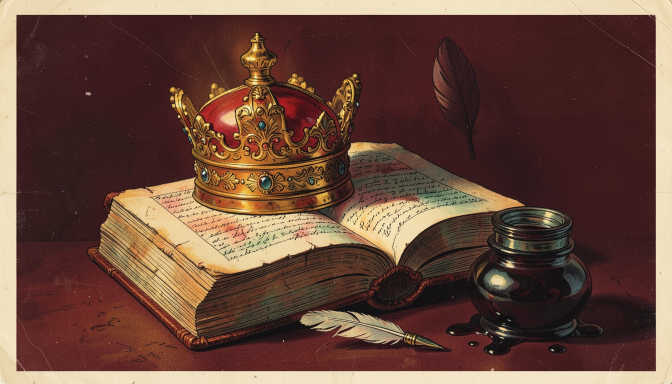
#> input picture brand/src/bg_crown.jpg, 1344 x 768 px (shown at 1/2 size)
$ python thumb.py ../brand/src/bg_crown.jpg ../brand/src/bg_map.jpg ../brand/src/bg_map.jpg ../brand/src/bg_map.jpg
#> lines starting #> are read from the running program, lines starting #| are printed output that depends on the picture
"""Thumbnail 1280x720: the lithograph, warm grade, dark side gradient, huge Anton text (2 lines, one word yellow),
thick black outline + shadow, thin red rule. Usage: python -I thumb.py <bg.jpg> <out.jpg> "<TEXT>" [side=left|right]"""
import os, sys
from PIL import Image, ImageDraw, ImageEnhance, ImageFilter, ImageFont

bg, out, text = sys.argv[1], sys.argv[2], sys.argv[3].upper()
side = sys.argv[4] if len(sys.argv) > 4 else "left"
ROOT = os.path.dirname(os.path.dirname(os.path.abspath(__file__)))
W, H = 1280, 720

img = Image.open(bg).convert("RGB")
#> img is the input picture: PIL image 1344x768 RGB; mean R, G, B 104.8, 73.1, 60.5
s = max(W / img.width, H / img.height) * 1.1   # zoom 10%: crops the lithograph's paper border
#> s = 1.05
img = img.resize((round(img.width * s), round(img.height * s)), Image.LANCZOS)
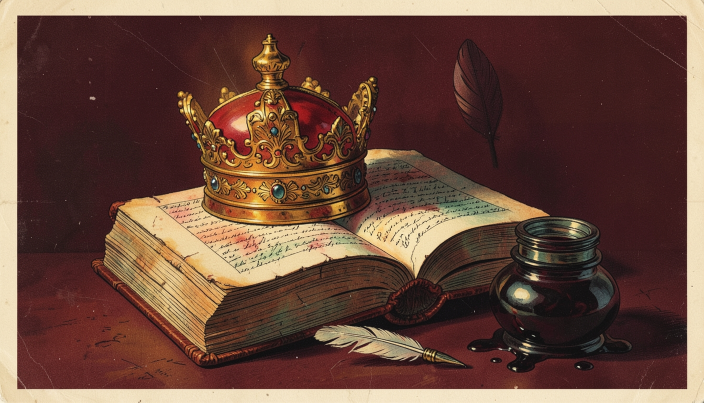
#> img: PIL image 1408x805 RGB (shown at 1/2 size); mean R, G, B 104.8, 73.1, 60.5
img = img.crop(((img.width - W) // 2, (img.height - H) // 2, (img.width - W) // 2 + W, (img.height - H) // 2 + H))
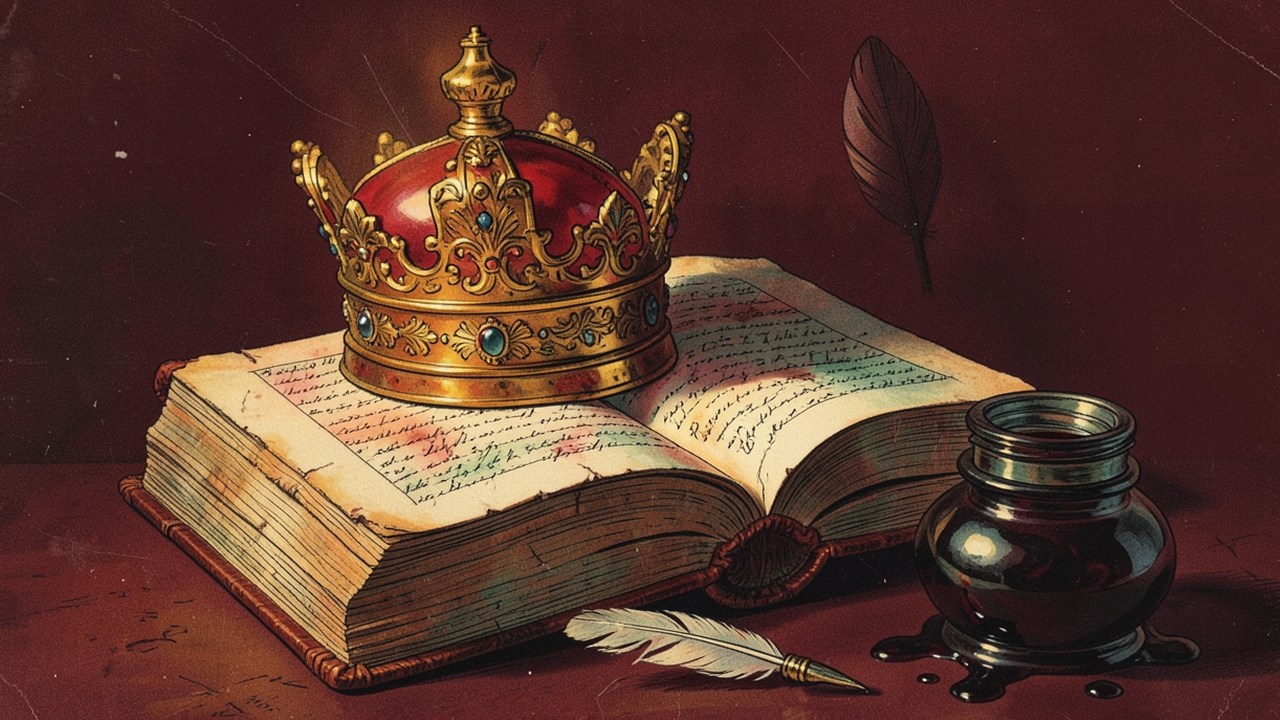
#> img: PIL image 1280x720 RGB; mean R, G, B 88.1, 54.9, 44.1
img = ImageEnhance.Contrast(ImageEnhance.Color(img).enhance(1.25)).enhance(1.12)
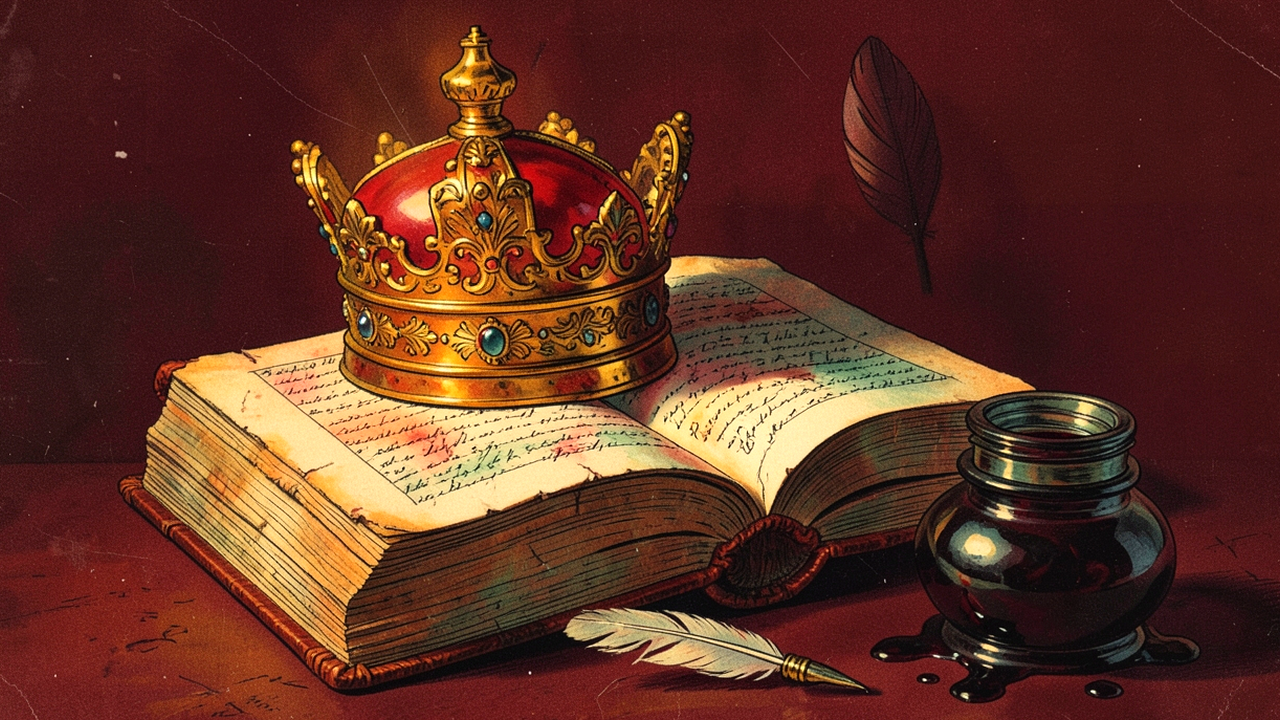
#> img: PIL image 1280x720 RGB; mean R, G, B 96.5, 50.5, 35.6

# dark gradient behind the text side
grad = Image.new("L", (W, H))
#> grad: PIL image 1280x720 L; every value is 0
gd = ImageDraw.Draw(grad)
for x in range(W):
    f = x / W if side == "right" else 1 - x / W
    gd.line([(x, 0), (x, H)], fill=int(215 * max(0, f - 0.25) / 0.75))
img = Image.composite(Image.new("RGB", (W, H), (18, 10, 4)), img, grad)
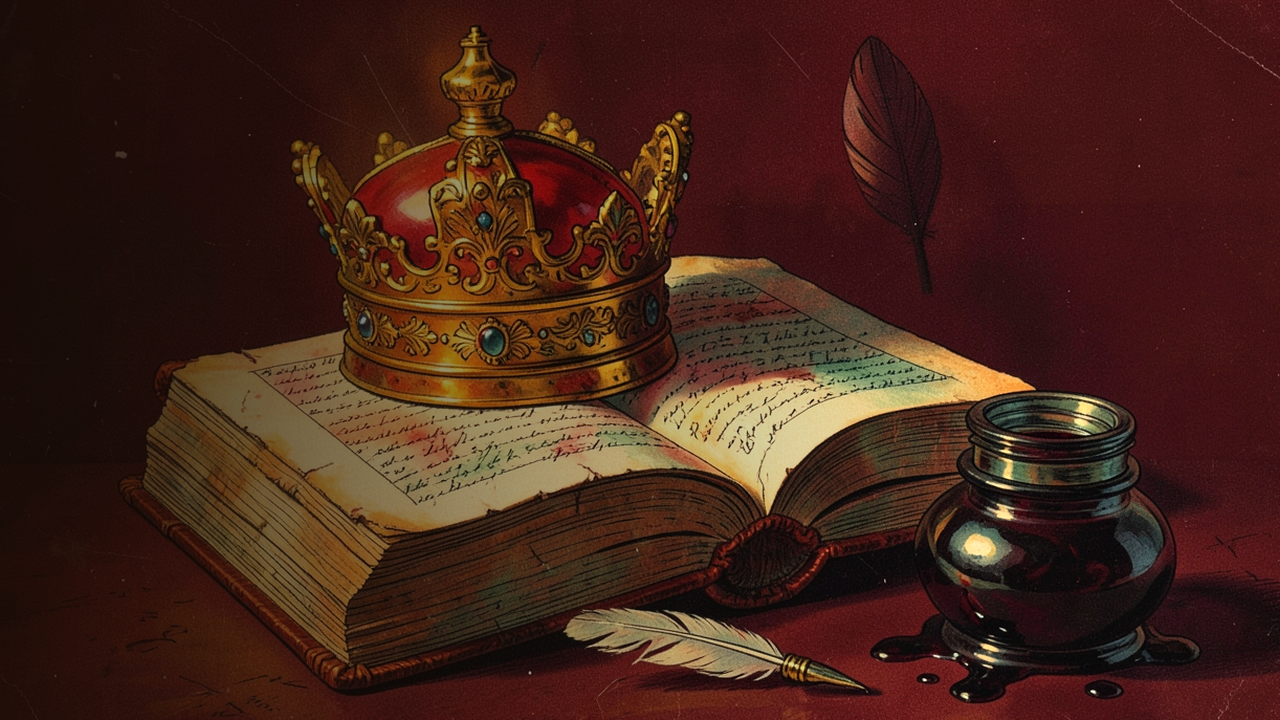
#> img: PIL image 1280x720 RGB; mean R, G, B 67.5, 35.5, 25

# split text into 2 balanced lines, biggest font that fits ~58% width
words = text.split()
best = (words, [])
if len(words) > 1:
    cut = min(range(1, len(words)), key=lambda k: abs(len(" ".join(words[:k])) - len(" ".join(words[k:]))))
    best = (words[:cut], words[cut:])
lines = [" ".join(l) for l in best if l]
fp = os.path.join(ROOT, "fonts", "Anton-Regular.ttf")
size = 230
while size > 60:
    font = ImageFont.truetype(fp, size)
    if max(font.getlength(l) for l in lines) <= W * 0.58 and size * 1.05 * len(lines) <= H * 0.78:
        break
    size -= 6
lh = int(size * 1.02)
y0 = (H - lh * len(lines)) // 2
x0 = 60 if side == "left" else W - 60
d = ImageDraw.Draw(img)
shadow = Image.new("L", (W, H), 0)
sd = ImageDraw.Draw(shadow)
yellow_line = len(lines) - 1          # last line in yellow: the payoff word(s)
for i, l in enumerate(lines):
    tw = font.getlength(l)
    x = x0 if side == "left" else x0 - tw
    sd.text((x + 8, y0 + i * lh + 10), l, font=font, fill=200)
img.paste(Image.new("RGB", (W, H), (0, 0, 0)), (0, 0), shadow.filter(ImageFilter.GaussianBlur(10)))
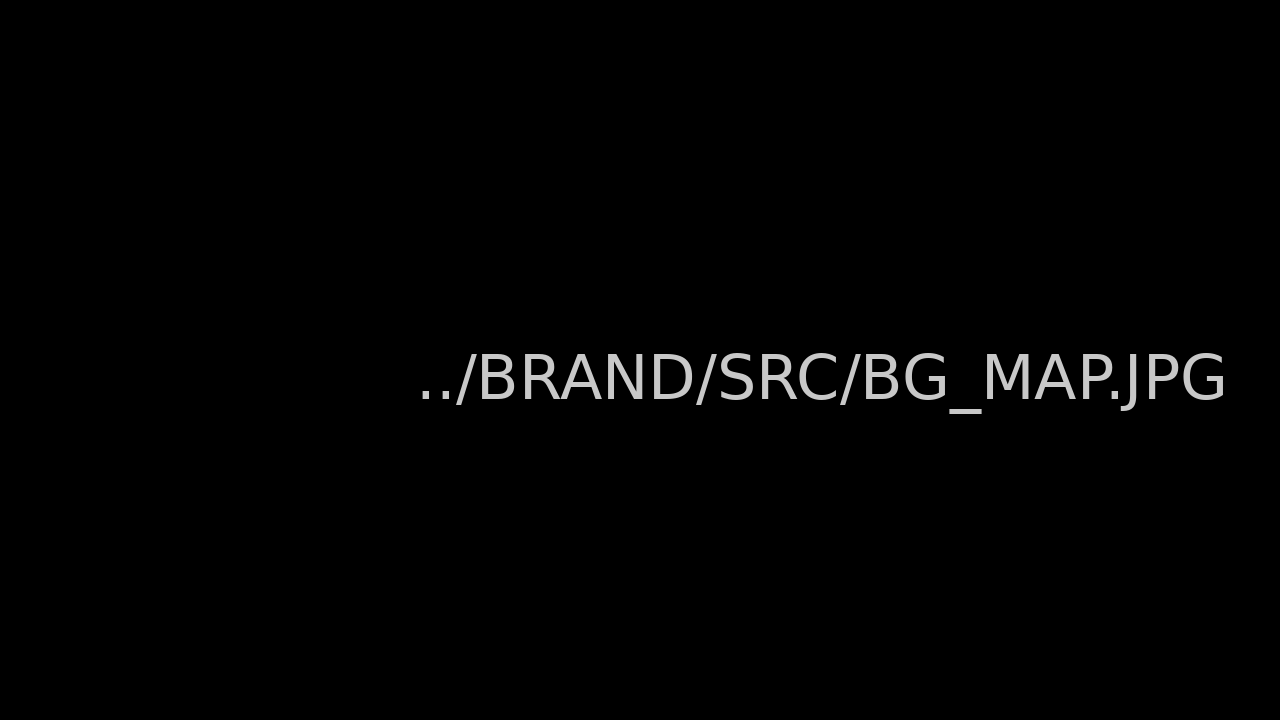
#> shadow: PIL image 1280x720 L; min 0, max 200, mean 2.5
d = ImageDraw.Draw(img)
for i, l in enumerate(lines):
    tw = font.getlength(l)
    x = x0 if side == "left" else x0 - tw
    d.text((x, y0 + i * lh), l, font=font, fill=(255, 205, 40) if i == yellow_line else (255, 248, 235),
           stroke_width=max(6, size // 22), stroke_fill=(0, 0, 0))
rx = x0 if side == "left" else x0 - 220
ry = y0 + lh * len(lines) + int(size * 0.12)
d.rectangle([rx, ry, rx + 220, ry + 12], fill=(190, 30, 20))
img.save(out, quality=92)
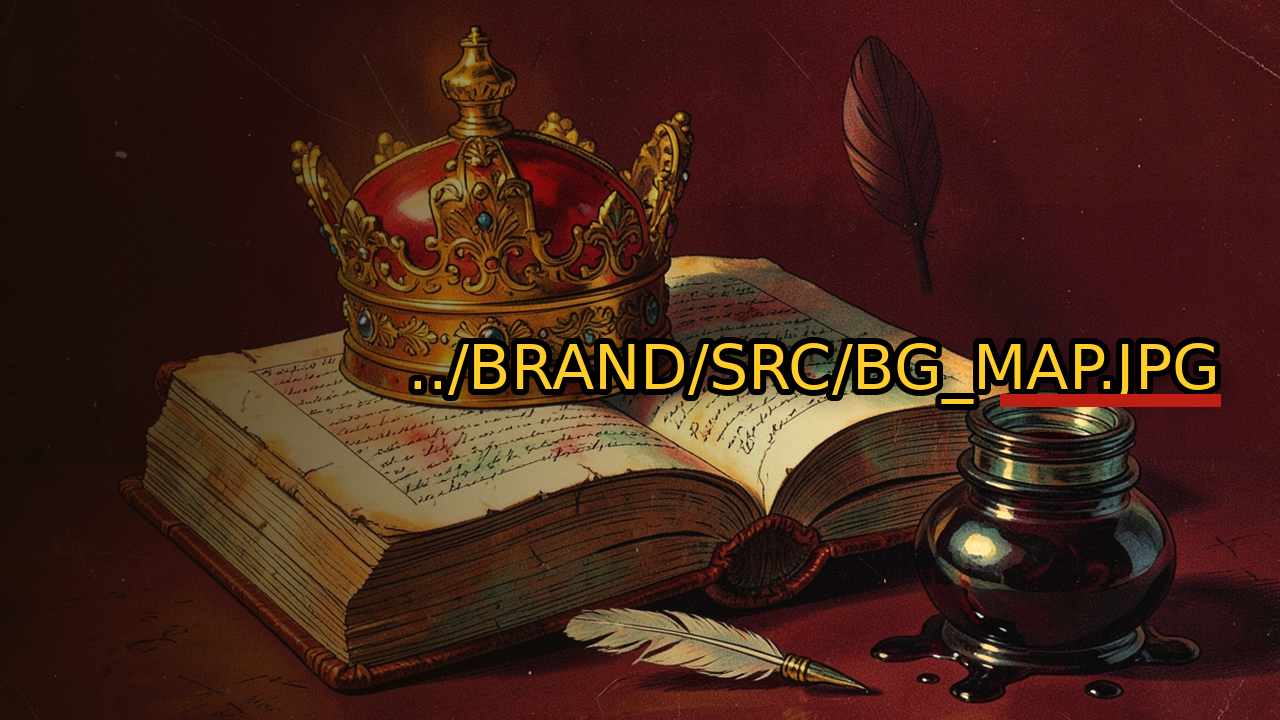
#> saved as bg_map.jpg: PIL image 1280x720 RGB; mean R, G, B 66.9, 35.2, 23.6
print("thumb", out, size)
